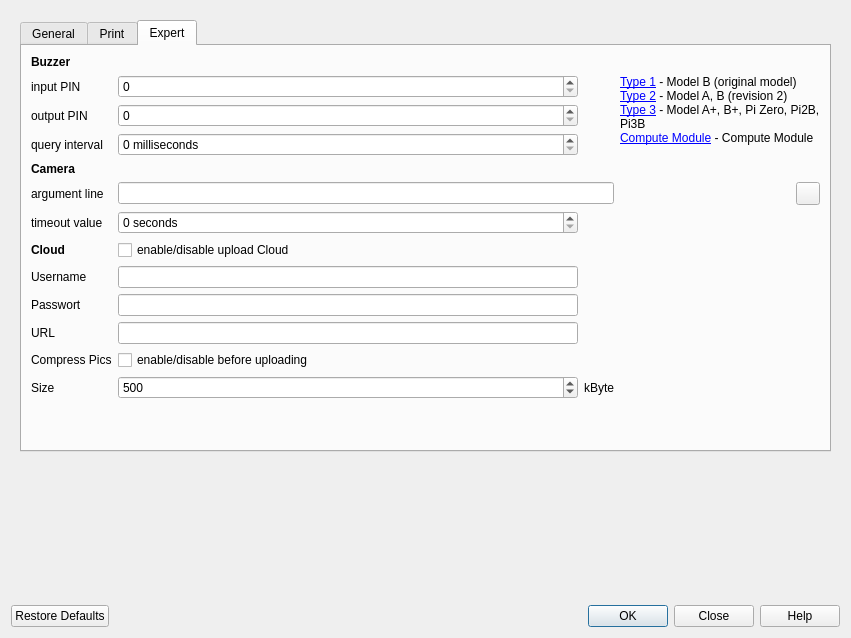
<?xml version="1.0" encoding="UTF-8"?>
<ui version="4.0">
 <author>Thomas Kais</author>
 <comment>
 #------------------------------------------------------------
 # Copyright (c) 2018 Thomas Kais
 # Copyright (c) 2023 NicsMocs
 #
 # This file is subject to the terms and conditions defined in
 # file 'COPYING', which is part of this source code package.
 #------------------------------------------------------------
 </comment>
 <class>PreferencesDialog</class>
 <widget class="QDialog" name="PreferencesDialog">
  <property name="geometry">
   <rect>
    <x>0</x>
    <y>0</y>
    <width>851</width>
    <height>638</height>
   </rect>
  </property>
  <property name="mouseTracking">
   <bool>true</bool>
  </property>
  <layout class="QVBoxLayout" name="verticalLayoutDialog">
   <item>
    <widget class="QScrollArea" name="scrollArea">
     <property name="mouseTracking">
      <bool>true</bool>
     </property>
     <property name="focusPolicy">
      <enum>Qt::NoFocus</enum>
     </property>
     <property name="frameShape">
      <enum>QFrame::NoFrame</enum>
     </property>
     <property name="frameShadow">
      <enum>QFrame::Plain</enum>
     </property>
     <property name="widgetResizable">
      <bool>true</bool>
     </property>
     <widget class="QWidget" name="scrollAreaWidgetContents">
      <property name="geometry">
       <rect>
        <x>0</x>
        <y>0</y>
        <width>833</width>
        <height>584</height>
       </rect>
      </property>
      <property name="mouseTracking">
       <bool>true</bool>
      </property>
      <layout class="QVBoxLayout" name="verticalLayoutScrollArea">
       <item>
        <widget class="QTabWidget" name="tabWidget">
         <property name="mouseTracking">
          <bool>true</bool>
         </property>
         <property name="currentIndex">
          <number>2</number>
         </property>
         <widget class="QWidget" name="tabGeneral">
          <property name="mouseTracking">
           <bool>true</bool>
          </property>
          <attribute name="title">
           <string>General</string>
          </attribute>
          <layout class="QVBoxLayout" name="verticalLayoutTabGeneral">
           <item>
            <layout class="QGridLayout" name="gridLayoutTabGeneral" columnstretch="0,1,2,2,1,0">
             <item row="9" column="1">
              <widget class="QCheckBox" name="chbGrayscale">
               <property name="text">
                <string>monochrome</string>
               </property>
              </widget>
             </item>
             <item row="8" column="1">
              <widget class="QComboBox" name="cmbCameraMode"/>
             </item>
             <item row="4" column="1">
              <widget class="QCheckBox" name="chbButtons">
               <property name="text">
                <string>(enable/disable)</string>
               </property>
              </widget>
             </item>
             <item row="0" column="0">
              <widget class="QLabel" name="lblGeneral">
               <property name="font">
                <font>
                 <weight>75</weight>
                 <bold>true</bold>
                </font>
               </property>
               <property name="text">
                <string>FotoBox</string>
               </property>
              </widget>
             </item>
             <item row="4" column="0">
              <widget class="QLabel" name="lblButtons">
               <property name="text">
                <string>buttons</string>
               </property>
               <property name="buddy">
                <cstring>chbButtons</cstring>
               </property>
              </widget>
             </item>
             <item row="8" column="0">
              <widget class="QLabel" name="lblCameraMode">
               <property name="text">
                <string>camera mode</string>
               </property>
               <property name="buddy">
                <cstring>cmbCameraMode</cstring>
               </property>
              </widget>
             </item>
             <item row="3" column="0">
              <widget class="QLabel" name="lblCountdown">
               <property name="text">
                <string>countdown</string>
               </property>
               <property name="buddy">
                <cstring>spbCountdown</cstring>
               </property>
              </widget>
             </item>
             <item row="8" column="2">
              <widget class="QToolButton" name="btnCameraModeReload"/>
             </item>
             <item row="1" column="1" colspan="3">
              <widget class="QLineEdit" name="txtPhotoFolder">
               <property name="focusPolicy">
                <enum>Qt::NoFocus</enum>
               </property>
               <property name="readOnly">
                <bool>true</bool>
               </property>
              </widget>
             </item>
             <item row="2" column="0">
              <widget class="QLabel" name="lblPhotoName">
               <property name="text">
                <string>photo name</string>
               </property>
               <property name="buddy">
                <cstring>txtPhotoName</cstring>
               </property>
              </widget>
             </item>
             <item row="5" column="0">
              <widget class="QLabel" name="lblBackground">
               <property name="text">
                <string>background color</string>
               </property>
               <property name="buddy">
                <cstring>btnChooseColorBG</cstring>
               </property>
              </widget>
             </item>
             <item row="2" column="1" colspan="3">
              <widget class="QLineEdit" name="txtPhotoName"/>
             </item>
             <item row="6" column="0">
              <widget class="QLabel" name="lblCamera">
               <property name="font">
                <font>
                 <weight>75</weight>
                 <bold>true</bold>
                </font>
               </property>
               <property name="text">
                <string>Camera</string>
               </property>
              </widget>
             </item>
             <item row="3" column="1">
              <widget class="QSpinBox" name="spbCountdown">
               <property name="suffix">
                <string> seconds</string>
               </property>
               <property name="maximum">
                <number>9</number>
               </property>
              </widget>
             </item>
             <item row="3" column="2" colspan="2">
              <widget class="QLineEdit" name="txtShowColorCD">
               <property name="enabled">
                <bool>false</bool>
               </property>
               <property name="focusPolicy">
                <enum>Qt::NoFocus</enum>
               </property>
               <property name="alignment">
                <set>Qt::AlignCenter</set>
               </property>
               <property name="readOnly">
                <bool>true</bool>
               </property>
              </widget>
             </item>
             <item row="9" column="0">
              <widget class="QLabel" name="lblGrayscale">
               <property name="text">
                <string>show photo</string>
               </property>
               <property name="buddy">
                <cstring>chbGrayscale</cstring>
               </property>
              </widget>
             </item>
             <item row="1" column="5">
              <widget class="QToolButton" name="btnClearDirectoryContent"/>
             </item>
             <item row="1" column="0">
              <widget class="QLabel" name="lblPhotoFolder">
               <property name="text">
                <string>photo folder</string>
               </property>
               <property name="buddy">
                <cstring>btnChooseDirectory</cstring>
               </property>
              </widget>
             </item>
             <item row="5" column="1" colspan="3">
              <widget class="QLineEdit" name="txtShowColorBG">
               <property name="enabled">
                <bool>false</bool>
               </property>
               <property name="focusPolicy">
                <enum>Qt::NoFocus</enum>
               </property>
               <property name="alignment">
                <set>Qt::AlignCenter</set>
               </property>
               <property name="readOnly">
                <bool>true</bool>
               </property>
              </widget>
             </item>
             <item row="7" column="0" colspan="6">
              <widget class="QLabel" name="lblCameraInfo">
               <property name="text">
                <string>&lt;html&gt;&lt;head/&gt;&lt;body&gt;&lt;p&gt;If you have a &lt;span style=&quot; font-style:italic;&quot;&gt;DSLR camera&lt;/span&gt;, choose &amp;quot;&lt;span style=&quot; font-weight:600;&quot;&gt;gphoto2&lt;/span&gt;&amp;quot; mode. If you want to use the &lt;span style=&quot; font-style:italic;&quot;&gt;Raspberry Pi Camera Module&lt;/span&gt;, choose &amp;quot;&lt;span style=&quot; font-weight:600;&quot;&gt;raspistill&lt;/span&gt;&amp;quot; mode.&lt;/p&gt;&lt;/body&gt;&lt;/html&gt;</string>
               </property>
               <property name="wordWrap">
                <bool>true</bool>
               </property>
              </widget>
             </item>
             <item row="8" column="3" rowspan="2" colspan="3">
              <widget class="QLabel" name="lblCameraModeInfo">
               <property name="alignment">
                <set>Qt::AlignLeading|Qt::AlignLeft|Qt::AlignTop</set>
               </property>
               <property name="wordWrap">
                <bool>true</bool>
               </property>
               <property name="openExternalLinks">
                <bool>true</bool>
               </property>
              </widget>
             </item>
             <item row="1" column="4">
              <widget class="QToolButton" name="btnChooseDirectory"/>
             </item>
             <item row="3" column="4" colspan="2">
              <widget class="QToolButton" name="btnChooseColorCD">
               <property name="text">
                <string>Chose Color</string>
               </property>
               <property name="toolButtonStyle">
                <enum>Qt::ToolButtonTextOnly</enum>
               </property>
              </widget>
             </item>
             <item row="5" column="4" colspan="2">
              <widget class="QToolButton" name="btnChooseColorBG">
               <property name="text">
                <string>Chose Color</string>
               </property>
               <property name="toolButtonStyle">
                <enum>Qt::ToolButtonTextOnly</enum>
               </property>
              </widget>
             </item>
            </layout>
           </item>
           <item>
            <spacer name="verticalSpacerTabGeneral">
             <property name="orientation">
              <enum>Qt::Vertical</enum>
             </property>
             <property name="sizeHint" stdset="0">
              <size>
               <width>20</width>
               <height>40</height>
              </size>
             </property>
            </spacer>
           </item>
          </layout>
         </widget>
         <widget class="QWidget" name="tabPrint">
          <attribute name="title">
           <string>Print</string>
          </attribute>
          <layout class="QVBoxLayout" name="verticalLayoutTabPrint">
           <item>
            <layout class="QGridLayout" name="gridLayoutTabPrint">
             <item row="2" column="0">
              <widget class="QLabel" name="lblPrinterName">
               <property name="text">
                <string>choose printer</string>
               </property>
              </widget>
             </item>
             <item row="2" column="1">
              <widget class="QComboBox" name="cmbPrinterName"/>
             </item>
             <item row="0" column="0">
              <widget class="QLabel" name="lblPrintSetup">
               <property name="font">
                <font>
                 <weight>75</weight>
                 <bold>true</bold>
                </font>
               </property>
               <property name="text">
                <string>Print Setup</string>
               </property>
              </widget>
             </item>
             <item row="1" column="0">
              <widget class="QLabel" name="lblPrint">
               <property name="text">
                <string>print photos</string>
               </property>
              </widget>
             </item>
             <item row="1" column="1">
              <widget class="QCheckBox" name="chbPrint">
               <property name="text">
                <string>(enable/disable)</string>
               </property>
              </widget>
             </item>
            </layout>
           </item>
           <item>
            <spacer name="verticalSpacerTabPrint">
             <property name="orientation">
              <enum>Qt::Vertical</enum>
             </property>
             <property name="sizeHint" stdset="0">
              <size>
               <width>20</width>
               <height>40</height>
              </size>
             </property>
            </spacer>
           </item>
          </layout>
         </widget>
         <widget class="QWidget" name="tabExpert">
          <property name="mouseTracking">
           <bool>true</bool>
          </property>
          <attribute name="title">
           <string>Expert</string>
          </attribute>
          <layout class="QVBoxLayout" name="verticalLayoutTabExpert">
           <item>
            <layout class="QGridLayout" name="gridLayoutTabExpert" columnstretch="0,0,0,0,0">
             <item row="2" column="0">
              <widget class="QLabel" name="lblOutputPin">
               <property name="text">
                <string>output PIN</string>
               </property>
               <property name="buddy">
                <cstring>spbOutputPin</cstring>
               </property>
              </widget>
             </item>
             <item row="1" column="3" rowspan="3" colspan="2">
              <widget class="QLabel" name="lblPinInfo">
               <property name="text">
                <string>&lt;html&gt;&lt;head/&gt;&lt;body&gt;&lt;p&gt;&lt;a href=&quot;http://abyz.me.uk/rpi/pigpio/index.html#Type_1&quot;&gt;&lt;span style=&quot; text-decoration: underline; color:#0000ff;&quot;&gt;Type 1&lt;/span&gt;&lt;/a&gt; - Model B (original model)&lt;br/&gt;&lt;a href=&quot;http://abyz.me.uk/rpi/pigpio/index.html#Type_2&quot;&gt;&lt;span style=&quot; text-decoration: underline; color:#0000ff;&quot;&gt;Type 2&lt;/span&gt;&lt;/a&gt; - Model A, B (revision 2)&lt;br/&gt;&lt;a href=&quot;http://abyz.me.uk/rpi/pigpio/index.html#Type_3&quot;&gt;&lt;span style=&quot; text-decoration: underline; color:#0000ff;&quot;&gt;Type 3&lt;/span&gt;&lt;/a&gt; - Model A+, B+, Pi Zero, Pi2B, Pi3B&lt;br/&gt;&lt;a href=&quot;http://abyz.me.uk/rpi/pigpio/index.html#CM&quot;&gt;&lt;span style=&quot; text-decoration: underline; color:#0000ff;&quot;&gt;Compute Module&lt;/span&gt;&lt;/a&gt; - Compute Module&lt;/p&gt;&lt;/body&gt;&lt;/html&gt;</string>
               </property>
               <property name="alignment">
                <set>Qt::AlignLeading|Qt::AlignLeft|Qt::AlignTop</set>
               </property>
               <property name="wordWrap">
                <bool>true</bool>
               </property>
               <property name="openExternalLinks">
                <bool>true</bool>
               </property>
              </widget>
             </item>
             <item row="6" column="1">
              <widget class="QSpinBox" name="spbTimout">
               <property name="suffix">
                <string> seconds</string>
               </property>
              </widget>
             </item>
             <item row="5" column="0">
              <widget class="QLabel" name="lblArgumentLine">
               <property name="text">
                <string>argument line</string>
               </property>
               <property name="buddy">
                <cstring>txtArgumentLine</cstring>
               </property>
              </widget>
             </item>
             <item row="3" column="1">
              <widget class="QSpinBox" name="spbQueryInterval">
               <property name="accelerated">
                <bool>true</bool>
               </property>
               <property name="suffix">
                <string> milliseconds</string>
               </property>
               <property name="maximum">
                <number>1000</number>
               </property>
              </widget>
             </item>
             <item row="9" column="1">
              <widget class="QLineEdit" name="lineEdit_cloud_password">
               <property name="inputMethodHints">
                <set>Qt::ImhHiddenText|Qt::ImhNoAutoUppercase|Qt::ImhNoPredictiveText|Qt::ImhSensitiveData</set>
               </property>
               <property name="echoMode">
                <enum>QLineEdit::Password</enum>
               </property>
              </widget>
             </item>
             <item row="0" column="2" colspan="3">
              <widget class="QLabel" name="lblPigpioDeamon">
               <property name="text">
                <string/>
               </property>
              </widget>
             </item>
             <item row="2" column="1">
              <widget class="QSpinBox" name="spbOutputPin">
               <property name="maximum">
                <number>40</number>
               </property>
              </widget>
             </item>
             <item row="9" column="0">
              <widget class="QLabel" name="label_3">
               <property name="text">
                <string>Passwort</string>
               </property>
              </widget>
             </item>
             <item row="7" column="0">
              <widget class="QLabel" name="label">
               <property name="font">
                <font>
                 <weight>75</weight>
                 <bold>true</bold>
                </font>
               </property>
               <property name="text">
                <string>Cloud</string>
               </property>
              </widget>
             </item>
             <item row="7" column="1">
              <widget class="QCheckBox" name="checkBox_cloud">
               <property name="text">
                <string>enable/disable upload Cloud</string>
               </property>
              </widget>
             </item>
             <item row="8" column="0">
              <widget class="QLabel" name="label_2">
               <property name="text">
                <string>Username</string>
               </property>
              </widget>
             </item>
             <item row="8" column="1">
              <widget class="QLineEdit" name="lineEdit_cloud_username"/>
             </item>
             <item row="1" column="1">
              <widget class="QSpinBox" name="spbInputPin">
               <property name="maximum">
                <number>40</number>
               </property>
              </widget>
             </item>
             <item row="10" column="0">
              <widget class="QLabel" name="label_4">
               <property name="text">
                <string>URL</string>
               </property>
              </widget>
             </item>
             <item row="6" column="0">
              <widget class="QLabel" name="lblTimeout">
               <property name="text">
                <string>timeout value</string>
               </property>
               <property name="buddy">
                <cstring>spbTimout</cstring>
               </property>
              </widget>
             </item>
             <item row="3" column="0">
              <widget class="QLabel" name="lblQueryInterval">
               <property name="text">
                <string>query interval</string>
               </property>
               <property name="buddy">
                <cstring>spbQueryInterval</cstring>
               </property>
              </widget>
             </item>
             <item row="5" column="4">
              <widget class="QToolButton" name="btnArgumentLineHelp"/>
             </item>
             <item row="10" column="1">
              <widget class="QLineEdit" name="lineEdit_cloud_url"/>
             </item>
             <item row="1" column="0">
              <widget class="QLabel" name="lblInputPin">
               <property name="text">
                <string>input PIN</string>
               </property>
               <property name="buddy">
                <cstring>spbInputPin</cstring>
               </property>
              </widget>
             </item>
             <item row="4" column="0">
              <widget class="QLabel" name="lblCameraExpert">
               <property name="font">
                <font>
                 <weight>75</weight>
                 <bold>true</bold>
                </font>
               </property>
               <property name="text">
                <string>Camera</string>
               </property>
              </widget>
             </item>
             <item row="11" column="0">
              <widget class="QLabel" name="label_5">
               <property name="text">
                <string>Compress Pics</string>
               </property>
              </widget>
             </item>
             <item row="5" column="1" colspan="2">
              <widget class="QLineEdit" name="txtArgumentLine">
               <property name="clearButtonEnabled">
                <bool>true</bool>
               </property>
              </widget>
             </item>
             <item row="0" column="0">
              <widget class="QLabel" name="lblBuzzer">
               <property name="font">
                <font>
                 <weight>75</weight>
                 <bold>true</bold>
                </font>
               </property>
               <property name="text">
                <string>Buzzer</string>
               </property>
              </widget>
             </item>
             <item row="12" column="0">
              <widget class="QLabel" name="label_6">
               <property name="text">
                <string>Size</string>
               </property>
              </widget>
             </item>
             <item row="11" column="1">
              <widget class="QCheckBox" name="checkBox_cloud_compress">
               <property name="text">
                <string>enable/disable before uploading</string>
               </property>
              </widget>
             </item>
             <item row="12" column="1">
              <widget class="QSpinBox" name="spinBox_cloud_compress_size">
               <property name="minimum">
                <number>1</number>
               </property>
               <property name="maximum">
                <number>2000</number>
               </property>
               <property name="value">
                <number>500</number>
               </property>
              </widget>
             </item>
             <item row="12" column="2">
              <widget class="QLabel" name="label_7">
               <property name="text">
                <string>kByte</string>
               </property>
              </widget>
             </item>
            </layout>
           </item>
           <item>
            <spacer name="verticalSpacerTabExpert">
             <property name="orientation">
              <enum>Qt::Vertical</enum>
             </property>
             <property name="sizeHint" stdset="0">
              <size>
               <width>20</width>
               <height>40</height>
              </size>
             </property>
            </spacer>
           </item>
          </layout>
         </widget>
        </widget>
       </item>
       <item>
        <spacer name="verticalSpacerScrollArea">
         <property name="orientation">
          <enum>Qt::Vertical</enum>
         </property>
         <property name="sizeHint" stdset="0">
          <size>
           <width>0</width>
           <height>0</height>
          </size>
         </property>
        </spacer>
       </item>
      </layout>
     </widget>
    </widget>
   </item>
   <item>
    <widget class="QDialogButtonBox" name="buttonBox">
     <property name="mouseTracking">
      <bool>true</bool>
     </property>
     <property name="standardButtons">
      <set>QDialogButtonBox::Close|QDialogButtonBox::Help|QDialogButtonBox::Ok|QDialogButtonBox::RestoreDefaults</set>
     </property>
    </widget>
   </item>
  </layout>
 </widget>
 <tabstops>
  <tabstop>tabWidget</tabstop>
  <tabstop>btnChooseDirectory</tabstop>
  <tabstop>btnClearDirectoryContent</tabstop>
  <tabstop>txtPhotoName</tabstop>
  <tabstop>spbCountdown</tabstop>
  <tabstop>btnChooseColorCD</tabstop>
  <tabstop>chbButtons</tabstop>
  <tabstop>btnChooseColorBG</tabstop>
  <tabstop>cmbCameraMode</tabstop>
  <tabstop>btnCameraModeReload</tabstop>
  <tabstop>chbGrayscale</tabstop>
  <tabstop>chbPrint</tabstop>
  <tabstop>cmbPrinterName</tabstop>
 </tabstops>
 <resources/>
 <connections/>
</ui>
